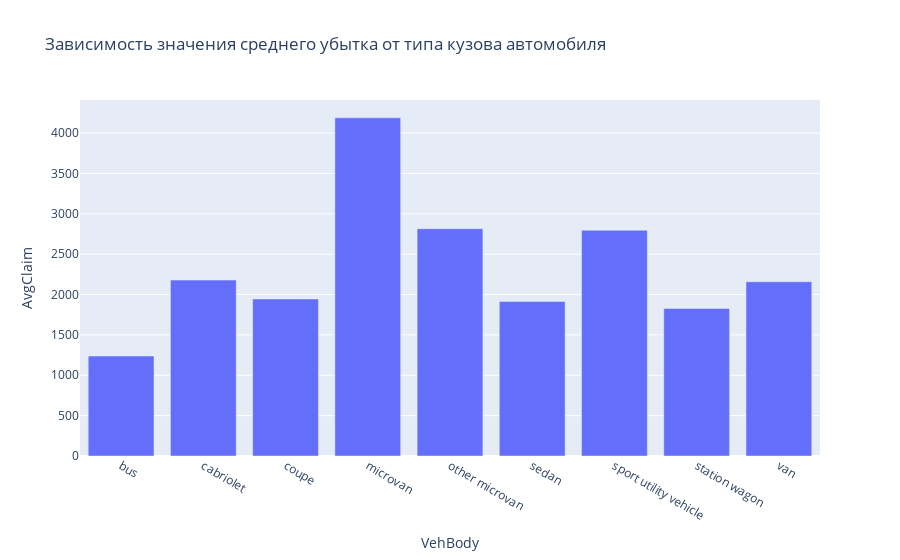

The notebook cell saved with this chart:
### Code cell
fig = px.bar(grouped_df, x='VehBody', y='AvgClaim', title='Зависимость значения среднего убытка от типа кузова автомобиля')
fig.show()

### Figure 1 — Plotly figure (JSON) as saved in the notebook; plotly's stock layout.template omitted (floating-point values rounded to 4 significant figures)
{"data": [{"alignmentgroup": "True", "hovertemplate": "VehBody=%{x}<br>AvgClaim=%{y}<extra></extra>", "legendgroup": "", "marker": {"color": "#636efa"}, "name": "", "offsetgroup": "", "orientation": "v", "showlegend": false, "textposition": "auto", "type": "bar", "x": ["bus", "cabriolet", "coupe", "microvan", "other microvan", "sedan", "sport utility vehicle", "station wagon", "van"], "xaxis": "x", "y": [1238.0, 2179.0, 1945.0, 4189.0, 2815.0, 1913.0, 2797.0, 1828.0, 2159.0], "yaxis": "y"}], "layout": {"barmode": "relative", "legend": {"tracegroupgap": 0}, "title": {"text": "Зависимость значения среднего убытка от типа кузова автомобиля"}, "xaxis": {"anchor": "y", "domain": [0, 1], "title": {"text": "VehBody"}}, "yaxis": {"anchor": "x", "domain": [0, 1], "title": {"text": "AvgClaim"}}}}
